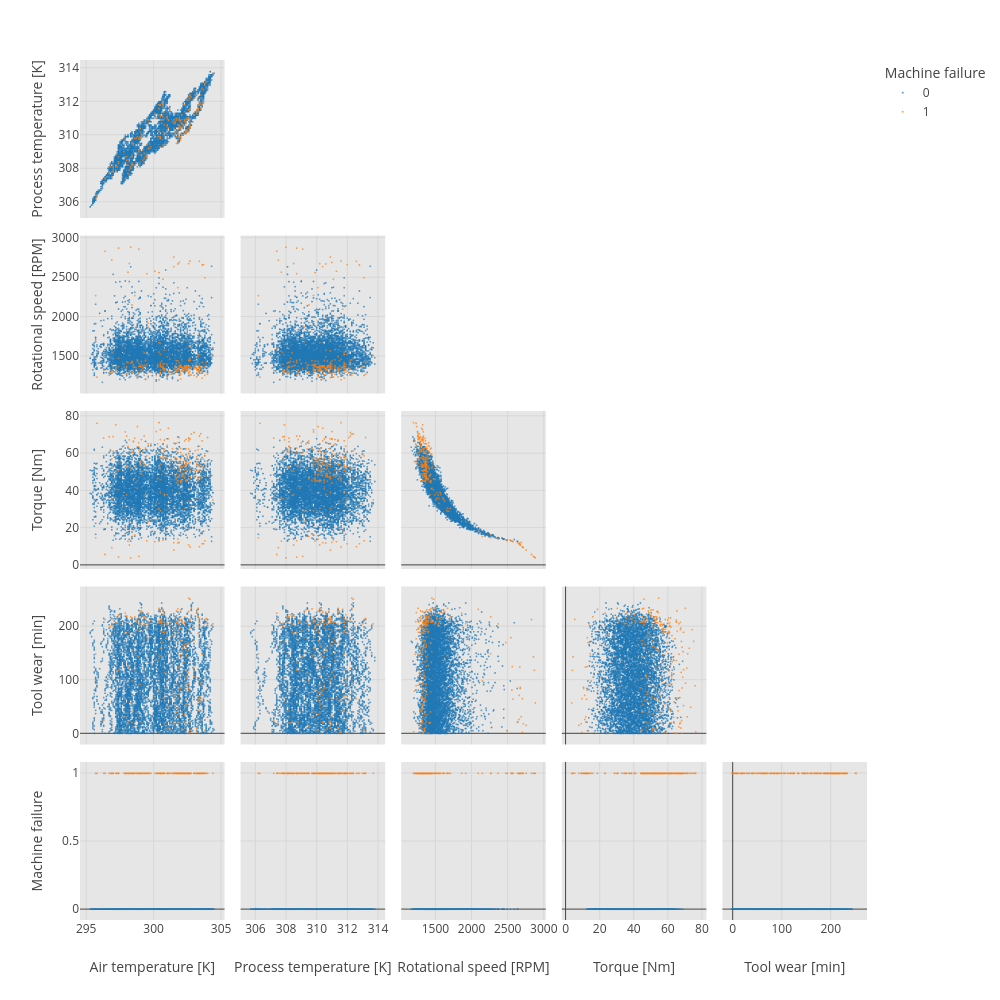

Notebook source saved alongside this figure:
### Code cell
# pairplot for basic data distribution
fig_size = 1000

data_sort = "udi"

df_sorted = df_train.sort_values("udi")

par_2 = px.scatter_matrix(
    df_sorted,
    dimensions=[
        #'udi',
        #'product_id',
        #'type',
        'air_temperature_k',
        'process_temperature_k',
        'rotational_speed_rpm',
        'torque_nm',
        'tool_wear_min',
        'machine_failure',
        #'twf',
        #'hdf',
        #'pwf',
        #'osf',
        #'rnf'
        ],
    color='machine_failure',
    #symbol='group',  # Different symbols per group
    #labels=False,

    opacity=0.7,
    height=fig_size,
    width=fig_size,
    labels=lab_dict
)

# Hide upper triangle
par_2.update_traces(showupperhalf=False)

# Hide diagonal
par_2.update_traces(diagonal_visible=False)

# Customize marker size
par_2.update_traces(marker=dict(size=2))

par_2.show()

### Figure 1 — Plotly figure (JSON) as saved in the notebook; plotly's stock layout.template omitted (floating-point values rounded to 4 significant figures; data arrays with more than 128 entries replaced by an {"elided": "..."} marker saying what was removed)
{"data": [{"diagonal": {"visible": false}, "dimensions": [{"axis": {"matches": true}, "label": "Air temperature [K]", "values": {"elided": "6763 float values"}}, {"axis": {"matches": true}, "label": "Process temperature [K]", "values": {"elided": "6763 float values"}}, {"axis": {"matches": true}, "label": "Rotational speed [RPM]", "values": {"elided": "6763 int values"}}, {"axis": {"matches": true}, "label": "Torque [Nm]", "values": {"elided": "6763 float values"}}, {"axis": {"matches": true}, "label": "Tool wear [min]", "values": {"elided": "6763 int values"}}, {"axis": {"matches": true}, "label": "Machine failure", "values": {"elided": "6763 int values"}}], "hovertemplate": "Machine failure=0<br>%{xaxis.title.text}=%{x}<br>%{yaxis.title.text}=%{y}<extra></extra>", "legendgroup": "0", "marker": {"color": "#1F77B4", "opacity": 0.7, "size": 2, "symbol": "circle"}, "name": "0", "showlegend": true, "showupperhalf": false, "type": "splom"}, {"diagonal": {"visible": false}, "dimensions": [{"axis": {"matches": true}, "label": "Air temperature [K]", "values": {"elided": "237 float values"}}, {"axis": {"matches": true}, "label": "Process temperature [K]", "values": {"elided": "237 float values"}}, {"axis": {"matches": true}, "label": "Rotational speed [RPM]", "values": {"elided": "237 int values"}}, {"axis": {"matches": true}, "label": "Torque [Nm]", "values": {"elided": "237 float values"}}, {"axis": {"matches": true}, "label": "Tool wear [min]", "values": {"elided": "237 int values"}}, {"axis": {"matches": true}, "label": "Machine failure", "values": {"elided": "237 int values"}}], "hovertemplate": "Machine failure=1<br>%{xaxis.title.text}=%{x}<br>%{yaxis.title.text}=%{y}<extra></extra>", "legendgroup": "1", "marker": {"color": "#FF7F0E", "opacity": 0.7, "size": 2, "symbol": "circle"}, "name": "1", "showlegend": true, "showupperhalf": false, "type": "splom"}], "layout": {"dragmode": "select", "height": 1000, "legend": {"title": {"text": "Machine failure"}, "tracegroupgap": 0}, "margin": {"t": 60}, "width": 1000}}
